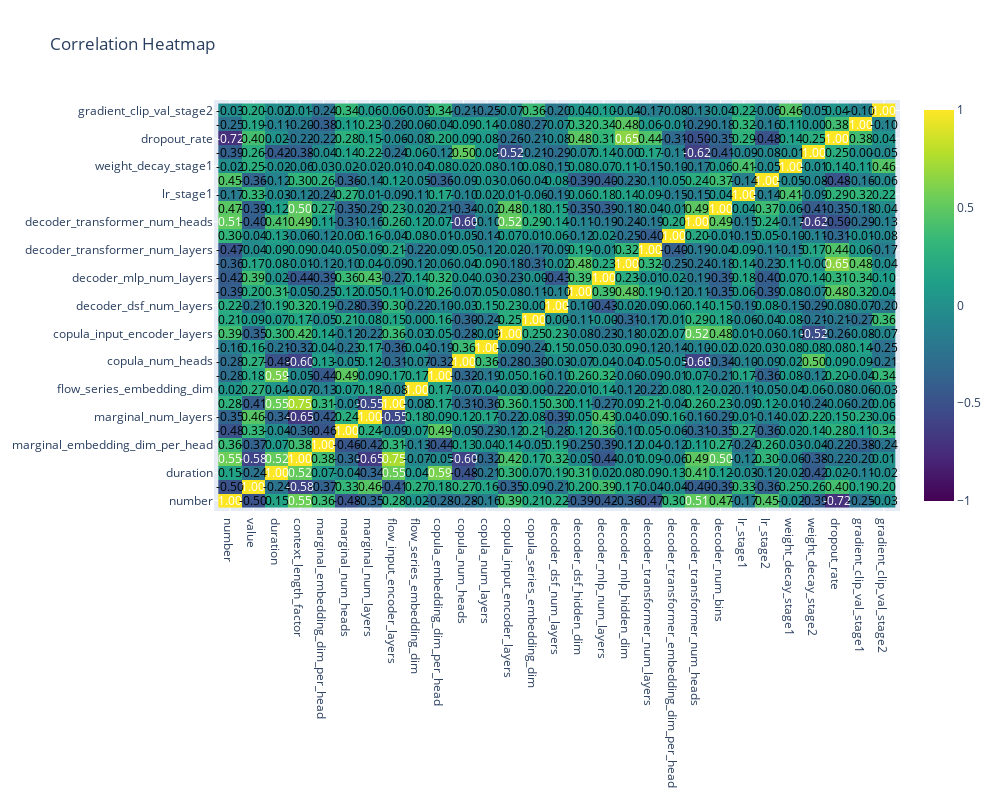

Notebook source saved alongside this figure:
### Code cell
print("\n## Correlation Heatmap")
fig = plot_correlation_heatmap(trials_df)
fig.show()
